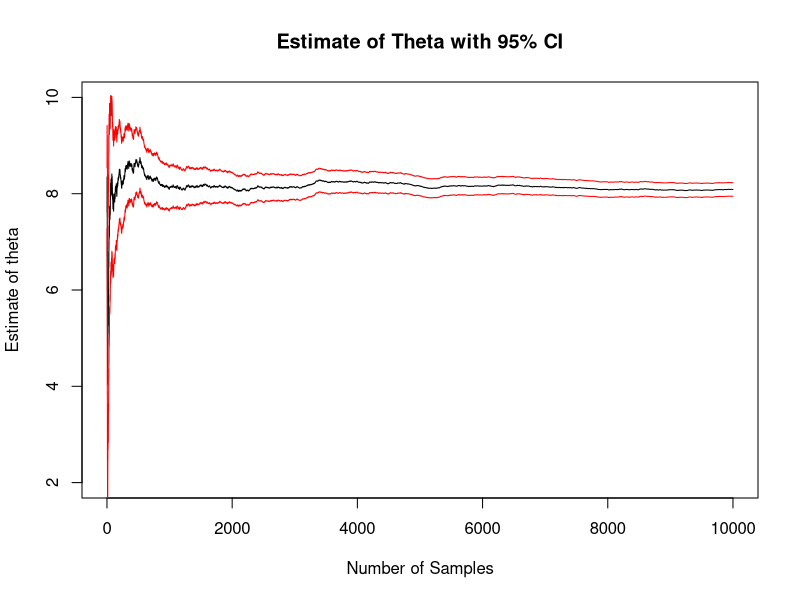
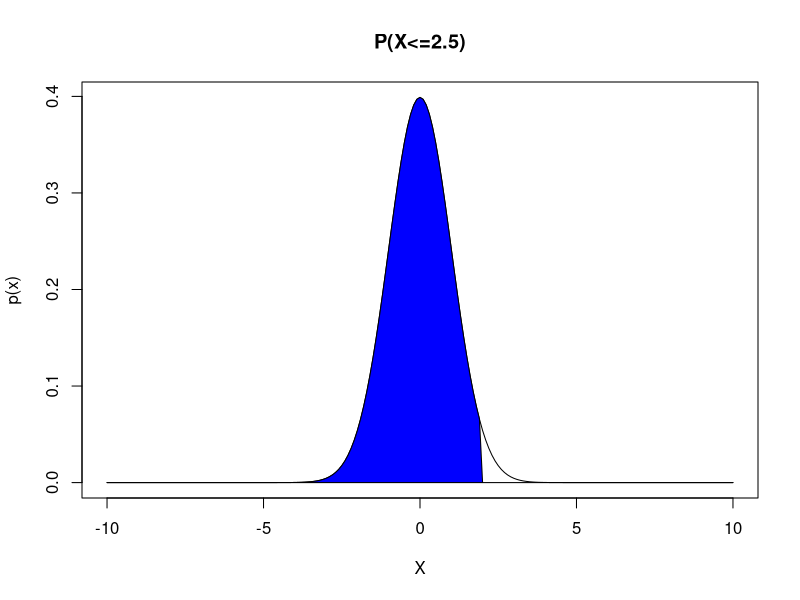
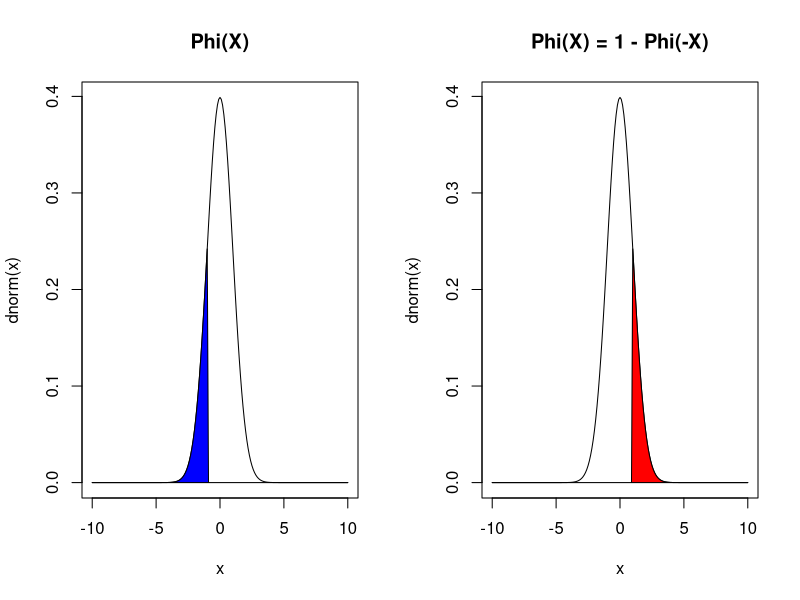
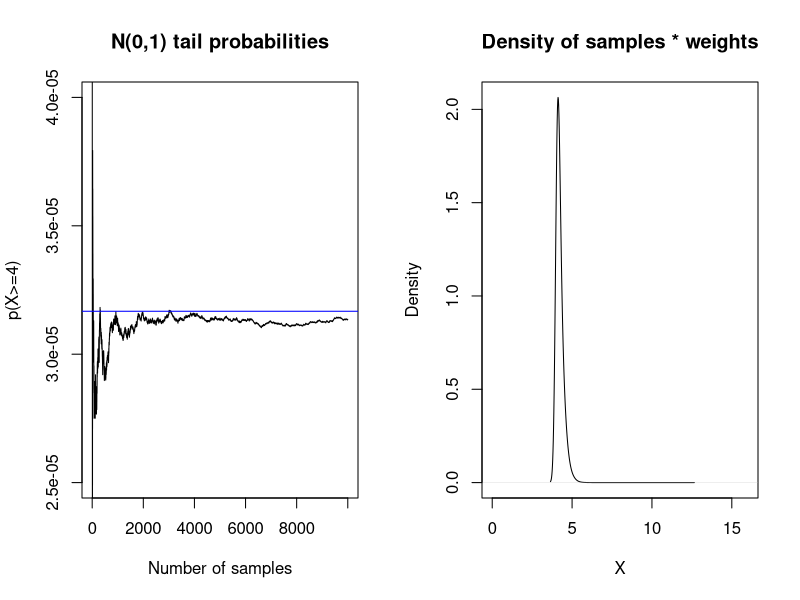
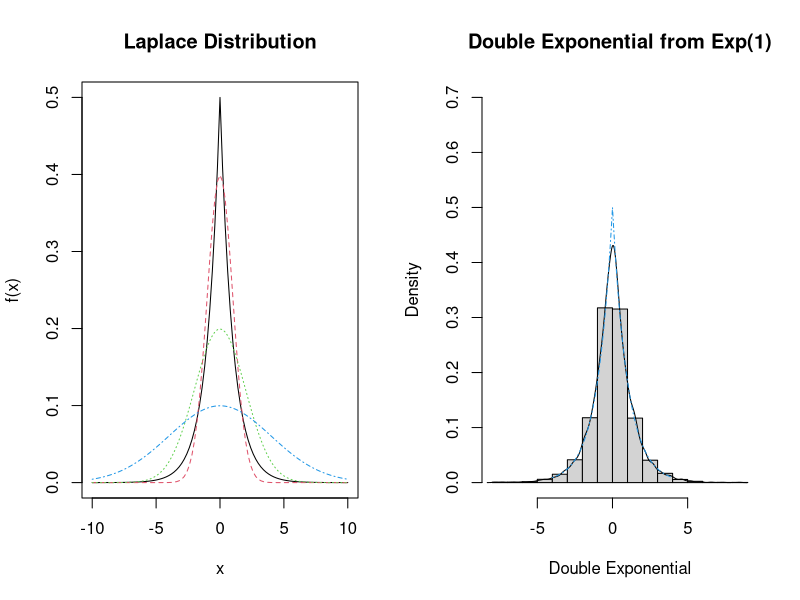
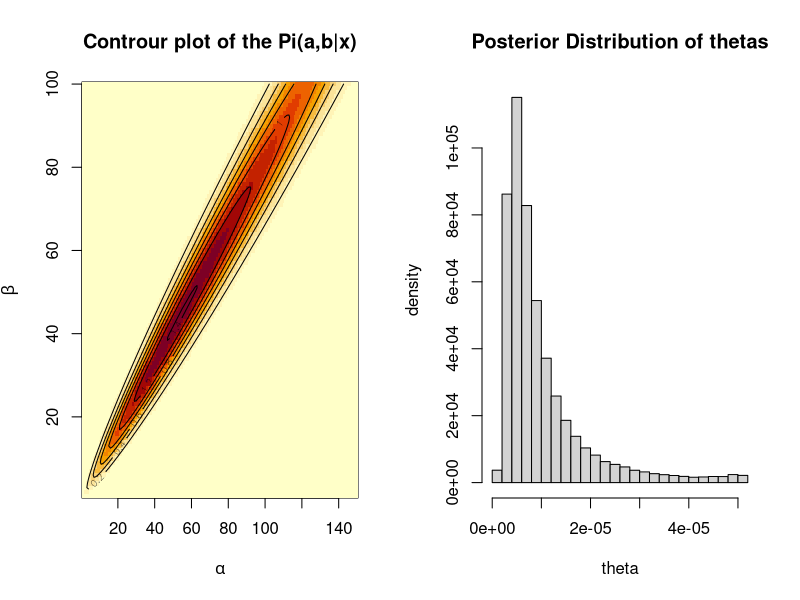
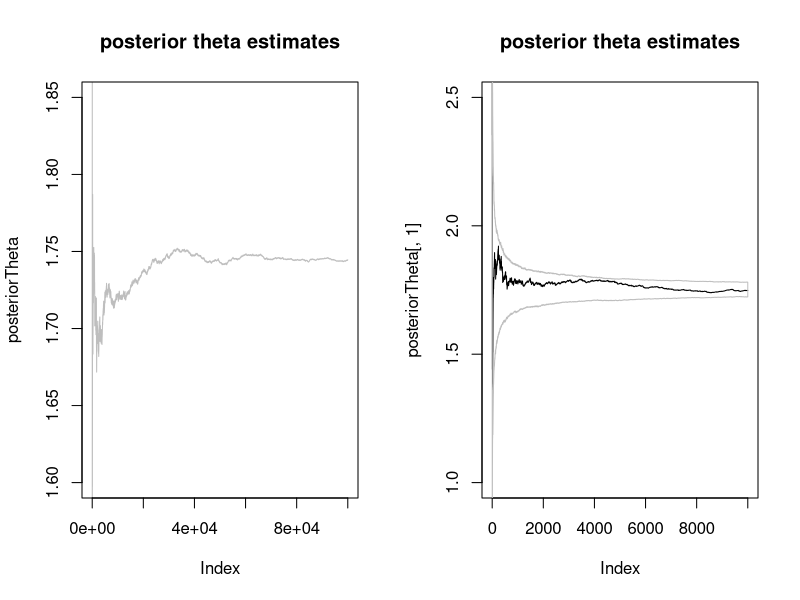

These charts were generated, in order, by the following R code:
## ---- chunk 1
N = 10000 ## sample size
h <- function(x) { 3*x^2 } ## function of interest, h(x)
X <- runif(n = N, min = 0, max = 2)  ## samples from f(x)
v = 2 * mean(h(X)) ## 2 * E[h(x)]
print(v) ## approximately 8
integrate(f = h, lower = 0, upper = 2)
## ---- chunk 2
N = 10000 ## sample size
h <- function(x) { 3*x^2 } ## function of interest, h(x)
X <- runif(n = N, min = 0, max = 2)  ## samples from f(x)
h_values <- 2 * h(X)

cumMean <- function(x, n){
  num = cumsum(x)
  denom = 1:n
  result = num/denom
  return(result)
}

## ---- chunk 3
cumSE <- function(x, n){
  m = mean(x)
  num = sqrt(cumsum((x - m)^2))
  denom = 1:n
  result = num/denom ## cummulative mean of (x_i - theta)^2
  return(result)
}

thetas = cumMean(h_values, N)
SE = cumSE(h_values, N)


## ---- chunk 4
plot(x = 1:N, y = thetas, type = "l", ylim = c(2, 10), xlab = "Number of Samples",
     ylab = "Estimate of theta",
     main = "Estimate of Theta with 95% CI")
lines(x = 1:N, y = thetas + 1.96*SE, col = "red") ## CI
lines(x = 1:N, y = thetas - 1.96*SE, col = "red") ## CI

## ---- chunk 5
## final estimate
thetaHat = mean(h_values)
se <- sd(x = h_values)/sqrt(N)
ci <- thetaHat + 1.96*c(-1,1) * se

print("Theta estimate: ")
print(thetaHat)
print("Confidence Intervals")
print(ci)

## ---- chunk 6
x <- seq(from = -10, to = 10, by = 0.1)

out = dnorm(x)
out[x >= 2] = 0

plot(x, dnorm(x), type = "l", main = "P(X<=2.5)", 
     xlab = "X", ylab = "p(x)")
polygon(x, out, col = "blue")

## ---- chunk 7
N = 10000
x = 2.5
t = runif(N, 0, 2.5)
p = 0.5 + 1/sqrt(2*pi) * mean(x * exp(-t^2 / 2))

print(p)
print(x = pnorm(q = 2.5, lower.tail = TRUE))

## ---- chunk 8
x <- seq(from = -10, to = 10, by = 0.1)

out = dnorm(x)
out[x > -1] = 0

par(mfrow = c(1,2))
plot(x, dnorm(x), type = "l", main = "Phi(X)")
polygon(x, out, col = "blue")


out = dnorm(x)
out[x < 1] = 0

plot(x, dnorm(x), type = "l", main = "Phi(X) = 1 - Phi(-X)")
polygon(x, out, col = "red")

## ---- chunk 9
N = 10000
x = 3.2
Z = rnorm(N)
p_val = mean(Z <= x)
print(p_val)
print(sum(Z > x)) ## few samples with Z > x
## ---- chunk 10
set.seed(9124555) ## won't show up
## ---- chunk 11
N = 10000; x = 4
t = rnorm(N) >= x ## looking at the lower tail
p_val = sum(t)/N
print(sum(t)) ## only 1 sample greater or equal to 4
print(p_val)

## compare this with
RPval = pnorm(q = 4, lower.tail = FALSE) ## lower tail
print(RPval)
## ---- chunk 12
N = 10^4 
t = 4
X = rexp(N) + t
w = dnorm(X)/dexp(X - t) ## importance sampling weights dnorm/dexp(x-4)

theta = mean(w)
cumTheta = cumsum(w) / 1:N

## ---- chunk 13
plot(cumTheta, type = "l", main = "N(0,1) tail probabilities",
     xlab = "Number of samples", ylab = "p(X>=4)",
     ylim = c(2.5 * 10^(-5), 4 * 10^(-5)))
abline(a = pnorm(t, lower.tail = FALSE), b = 0, col = "blue")

## Exercise: Compare the results
#print(pnorm(t, lower.tail = FALSE))
#print(theta) 

## ---- chunk 14


plot(density(X, weights=w/sum(w)), main = "Density of samples * weights",
     xlab = "X", ylab = "Density",
     xlim = c(0,16)) ## plot density of samples from Exp(x - 4) * weights

## ---- chunk 15

f <- function(x){
  out = (1/2) * exp(x = -1 * abs(x))
  return(out)
}

curve(expr = f, from = -10, to = 10, type = "l",
      main = "Laplace Distribution")

curve(expr = dnorm(x, sd = 1), from = -10, to = 10, type = "l",
      lty = 2, col = 2,
      add = TRUE)

curve(expr = dnorm(x, sd = 2), from = -10, to = 10, type = "l",
      lty = 3, col = 3,
      add = TRUE)


curve(expr = dnorm(x, sd = 4), from = -10, to = 10, type = "l",
      lty = 4, col = 4,
      add = TRUE)


## ---- chunk 16
N = 10000
x = rnorm(N)
w = f(x)/dnorm(x) 
theta <- mean(x = x^2 * w)
print(theta)


x = rnorm(N, sd = 2)
w = f(x)/dnorm(x) 
theta <- mean(x = x^2 * w)
print(theta)

## ---- chunk 17

x = rnorm(N, sd = 4)
w = f(x)/dnorm(x, sd = 4)
theta <- mean(x = x^2 * w)
print(theta)



## ---- chunk 18
N = 10^4
f <- function(x){
  out = (1/2) * exp(x = -1 * abs(x))
  return(out)
}
pos_neg <- sample(x = c(-1,1), size = N, replace = TRUE)
x = rexp(n = N)
double_exp = pos_neg * x 

hist(double_exp, probability = TRUE, ylim = c(0,0.7),
     main = "Double Exponential from Exp(1)",
     xlab = "Double Exponential", ylab = "Density")
lines(density(double_exp))
curve(expr = f, from = -4, to = 4, add = TRUE, col = 4, lty = 4)


theta = mean(double_exp^2)
print(theta)

## ---- chunk 19

posterior = function(a,b){
  x = exp(2*(lgamma(a+b) - lgamma(a) - lgamma(b)) + 
            a*log(0.3) + b* log(0.2))
  return(x)
}

a = 1:150
b = 1:100
post = outer(a,b,posterior)
image(a, b, post,
      xlab = expression(alpha), ylab = expression(beta),
      main = paste("Controur plot of the ", expression(Pi), "(a,b|x)", sep = ""))
contour(a, b, post, add = TRUE)



## ---- chunk 20
## importance sampling example
## Normal with Cauchy prior

N = 10^5
X = 2.5

thetas = rnorm(N, X, sd = 1)

weights = dcauchy(x = thetas, location = 0, scale = 1) ## 1/(pi * (1 + s^2))
sumOfWeights = sum(weights)

posteriorDist =  (weights )/(sumOfWeights)
hist(posteriorDist, probability = TRUE, 
    main = "Posterior Distribution of thetas",
    xlab = "theta", ylab = "density")

## ---- chunk 21
## The expectation of the posterior distribution
posteriorThetaEst = sum((thetas * weights)/ sumOfWeights)
print(posteriorThetaEst)


## Effective Sample Size
ESS = 1 / sum( (weights / sumOfWeights)^2) ## Effective Sample Size
print(ESS)

## ---- chunk 22
posteriorTheta = cumsum(thetas * weights) / cumsum(weights)

plot(posteriorTheta, type = "l", main = "posterior theta estimates",
     ylim = c(1.6, 1.85), col = "gray")

## ---- chunk 23
X = 2.5
N = 10^4
M = 1000
thetas = matrix(data = rnorm(N*M), ncol = M) + X ## N(0,1) + 2.5
weights = dcauchy(x = thetas, location = 0, scale = 1)
posteriorTheta = apply(thetas * weights, 2, cumsum) / apply(weights, 2, cumsum)

## ---- chunk 24
## look at the first column estimates
plot(posteriorTheta[,1], main = "posterior theta estimates",
    ylim = c(1, 2.5), type = "l")
## grab the 2.5 and 97.5 quantiles for a 95% CI
confInts = apply(posteriorTheta, 1, quantile, c(0.025, 0.975)) 
polygon(x = c(1:N, N:1), y = c(confInts[1,], rev(confInts[2,])), border = "gray")
